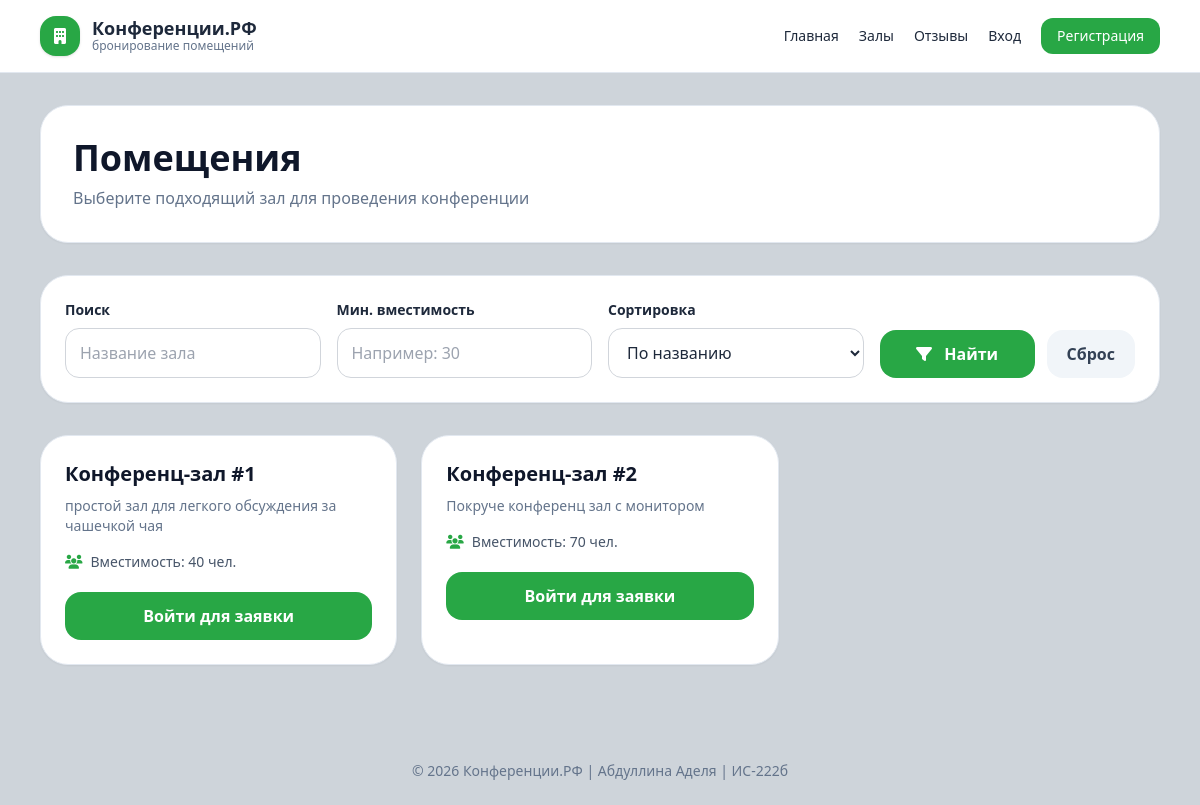
/rooms/, run on the app's committed database.
### booking/models.py (models this page shows, shortened)
class Room(models.Model):
    name = models.CharField(
        max_length=100,
        verbose_name='Название помещения'
    )
    capacity = models.PositiveIntegerField(
        verbose_name='Вместимость'
    )
    description = models.TextField(
        blank=True,
        verbose_name='Описание'
    )
    is_active = models.BooleanField(
        default=True,
        verbose_name='Доступно для бронирования'
    )
    created_at = models.DateTimeField(
        auto_now_add=True,
        verbose_name='Дата создания'
    )
    class Meta:
        verbose_name = 'Помещение'
        verbose_name_plural = 'Помещения'
        ordering = ['name']

### booking/views.py (the view)
# urls.py: path('rooms/', views.room_list_view, name='room_list'),
def room_list_view(request):
    rooms = Room.objects.filter(is_active=True)
    search = request.GET.get('search', '')
    capacity = request.GET.get('capacity', '')
    sort = request.GET.get('sort', 'name')
    if search:
        rooms = rooms.filter(
            Q(name__icontains=search) |
            Q(description__icontains=search)
        )
    if capacity:
        rooms = rooms.filter(capacity__gte=capacity)
    if sort == 'capacity':
        rooms = rooms.order_by('capacity')
    elif sort == '-capacity':
        rooms = rooms.order_by('-capacity')
    else:
        rooms = rooms.order_by('name')
    paginator = Paginator(rooms, 6)
    page_number = request.GET.get('page')
    page_obj = paginator.get_page(page_number)
    return render(request, 'rooms/list.html', {
        'page_obj': page_obj,
        'search': search,
        'capacity': capacity,
        'sort': sort,
    })

### booking/templates/rooms/list.html (shortened to what this page needs)
{% extends 'base.html' %}
{% block content %}
<section class="fade-up bg-white rounded-[28px] shadow-sm border border-slate-200 p-6 md:p-8 mb-8">
    <div class="flex flex-col md:flex-row md:items-center md:justify-between gap-5">
        <div>
            <h1 class="text-3xl md:text-4xl font-bold text-slate-900">
                Помещения
            </h1>
            <p class="text-slate-500 mt-2">
                Выберите подходящий зал для проведения конференции
            </p>
        </div>
    </div>
</section>
<section class="fade-up bg-white rounded-[28px] shadow-sm border border-slate-200 p-6 mb-8">
    <form method="get" class="grid md:grid-cols-4 gap-4 items-end">
        <div>
            <label class="block text-sm font-semibold mb-2">Поиск</label>
            <input type="text"
                   name="search"
                   value="{{ search }}"
                   class="form-input"
                   placeholder="Название зала">
        </div>
        <div>
            <label class="block text-sm font-semibold mb-2">Мин. вместимость</label>
            <input type="number"
                   name="capacity"
                   value="{{ capacity }}"
                   class="form-input"
                   placeholder="Например: 30">
        </div>
        <div>
            <label class="block text-sm font-semibold mb-2">Сортировка</label>
            <select name="sort" class="form-input">
                <option value="name" {% if sort == 'name' %}selected{% endif %}>По названию</option>
            </select>
        </div>
        <div class="flex gap-3">
            <button type="submit"
                    class="soft-hover w-full px-5 py-3 rounded-2xl bg-main text-white font-semibold">
                <i class="fa-solid fa-filter mr-2"></i>
                Найти
            </button>
            <a href="{% url 'room_list' %}"
               class="soft-hover px-5 py-3 rounded-2xl bg-slate-100 text-slate-700 font-semibold">
                Сброс
            </a>
        </div>
    </form>
</section>
<section class="grid sm:grid-cols-2 lg:grid-cols-3 gap-6">
    {% for room in page_obj %}
        <div class="fade-up bg-white rounded-[28px] shadow-sm border border-slate-200 p-6 soft-hover">
            <h2 class="text-xl font-bold text-slate-900 mb-2">
                {{ room.name }}
            </h2>
            <p class="text-slate-500 text-sm mb-4 line-clamp-3">
                {{ room.description|default:"Описание помещения отсутствует." }}
            </p>
            <div class="flex items-center gap-2 text-sm text-slate-600 mb-5">
                <i class="fa-solid fa-users text-main"></i>
                Вместимость: {{ room.capacity }} чел.
            </div>
            <div class="flex flex-col gap-3">
                {% if user.is_authenticated and not user.is_superuser %}
                    <a href="{% url 'create_request_for_room' room.id %}"
                       class="text-center px-5 py-3 rounded-2xl bg-main text-white font-semibold hover:bg-[#117127] transition">
                        Оставить заявку
                    </a>
                {% else %}
                    {% if not user.is_authenticated %}
                        <a href="{% url 'login' %}"
                           class="text-center px-5 py-3 rounded-2xl bg-main text-white font-semibold hover:bg-[#117127] transition">
                            Войти для заявки
                        </a>
                    {% endif %}
                {% endif %}
            </div>
        </div>
    {% endfor %}
</section>
{% endblock %}

### booking/templates/base.html (style rules this page uses)
.form-input { width: 100%; border: 1px solid #d1d5db; border-radius: 14px; padding: 12px 14px; outline: none; background: white; transition: 0.2s; }
.fade-up { animation: fadeUp 0.35s ease both; }
.soft-hover { transition: 0.2s ease; }

### data on the page
Room: name "Конференц-зал #1", description "простой зал для легкого обсуждения за чашечкой чая", capacity "40"
Room: name "Конференц-зал #2", description "Покруче конференц зал с монитором", capacity "70"
